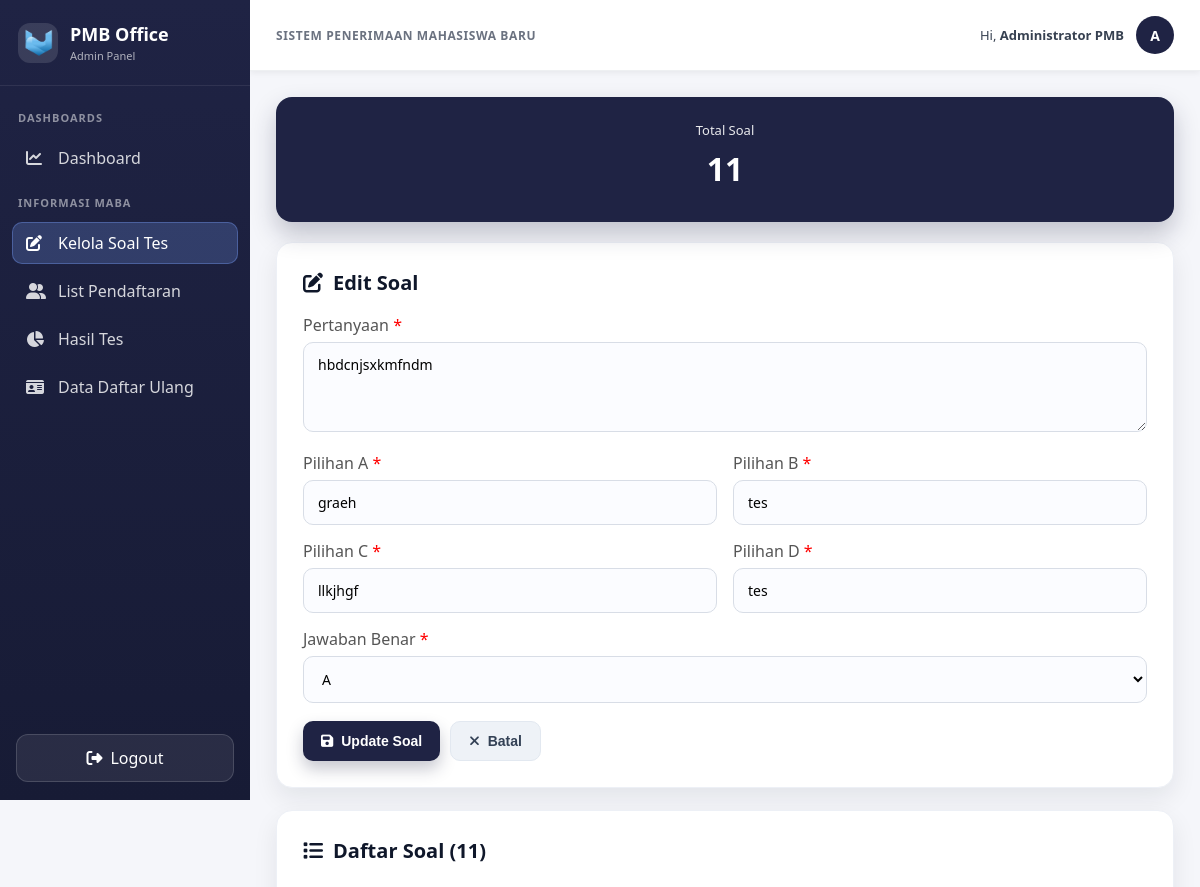
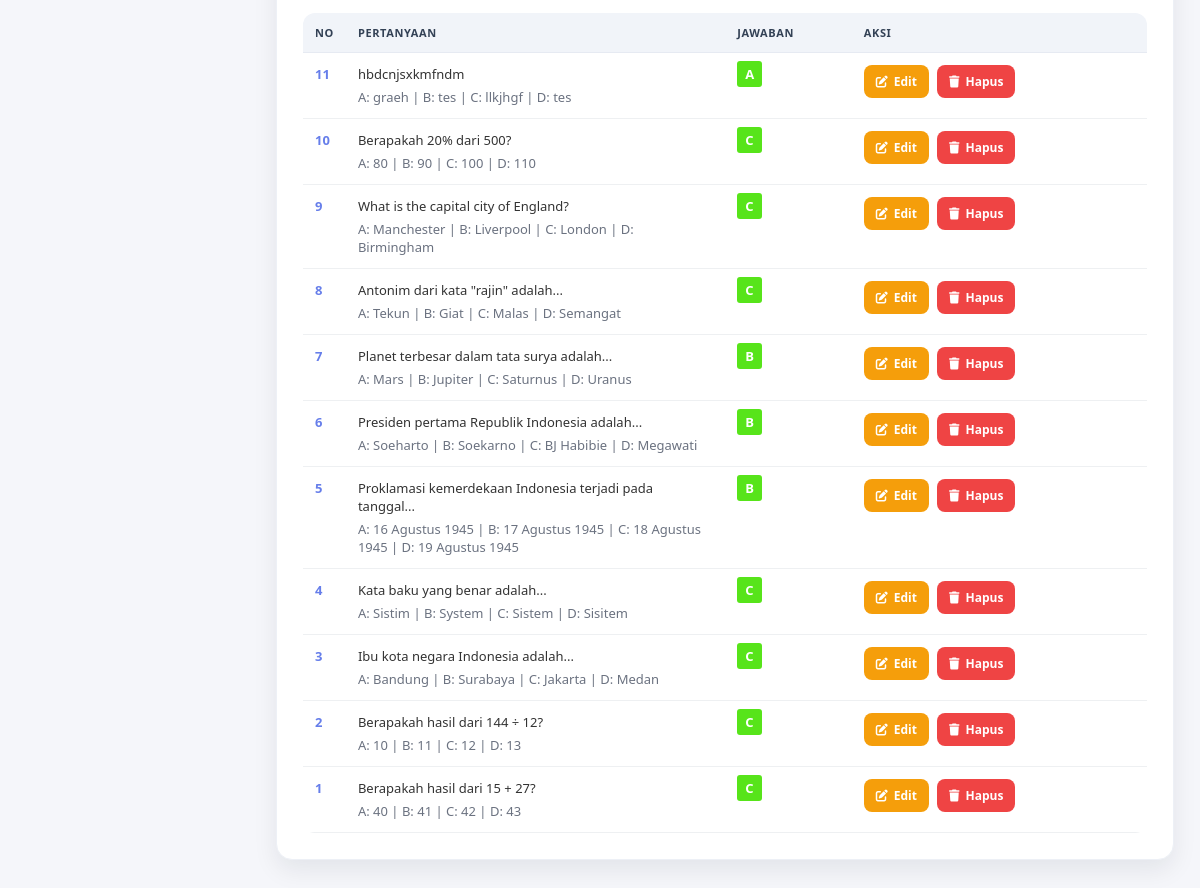
Screenshot of /admin/kelola_soal.php?edit=12 (signed in) with the database file from the repository (2 pictures, top to bottom).
### tables this page shows
CREATE TABLE `soal` (
  `id_soal` int(11) NOT NULL,
  `pertanyaan` text NOT NULL,
  `pilihan_a` varchar(255) NOT NULL,
  `pilihan_b` varchar(255) NOT NULL,
  `pilihan_c` varchar(255) NOT NULL,
  `pilihan_d` varchar(255) NOT NULL,
  `jawaban_benar` enum('A','B','C','D') NOT NULL,
  `created_at` timestamp NOT NULL DEFAULT current_timestamp()
);

### admin/kelola_soal.php (the view, shortened to what this page needs)
<?php
include '../config.php';
$edit_soal = null;
if (isset($_GET['edit'])) {
    $id = mysqli_real_escape_string($conn, $_GET['edit']);
    $query = "SELECT * FROM soal WHERE id_soal = '$id'";
    $result = mysqli_query($conn, $query);
    $edit_soal = mysqli_fetch_assoc($result);
}
$query = "SELECT * FROM soal ORDER BY id_soal DESC";
$result = mysqli_query($conn, $query);
$soal_list = mysqli_fetch_all($result, MYSQLI_ASSOC);
?>
<!DOCTYPE html>
<html lang="id">
<head>
    <link rel="stylesheet" href="https://cdnjs.cloudflare.com/ajax/libs/font-awesome/6.5.1/css/all.min.css">
</head>
<body>
    <div class="wrapper">
        <aside class="sidebar">
            <div class="sidebar-header">
                <div class="brand-icon"><img src="../assets/logo.png" alt="Logo PMB" style="width: 100%; height: 100%; object-fit: contain;"></div>
                <div>
                    <h2>PMB Office</h2>
                    <p>Admin Panel</p>
                </div>
            </div>
            <nav class="sidebar-menu">
                <div class="menu-section-title">Dashboards</div>
                <a class="menu-item" href="dashboard.php">
                    <i class="fa-solid fa-chart-line"></i> Dashboard
                </a>
                <div class="menu-section-title">Informasi Maba</div>
                <a class="menu-item active" href="kelola_soal.php">
                    <i class="fa-solid fa-pen-to-square"></i> Kelola Soal Tes
                </a>
                <a class="menu-item" href="list_pendaftar.php">
                    <i class="fa-solid fa-user-group"></i> List Pendaftaran
                </a>
                <a class="menu-item" href="hasil_test.php">
                    <i class="fa-solid fa-chart-pie"></i> Hasil Tes
                </a>
                <a class="menu-item" href="daftar_ulang.php">
                    <i class="fa-solid fa-id-card"></i> Data Daftar Ulang
                </a>
            </nav>
            <a href="logout.php" class="logout-btn"><i class="fa-solid fa-right-from-bracket"></i> Logout</a>
        </aside>
        <main class="main">
            <header class="topbar">
                <div class="topbar-title">Sistem Penerimaan Mahasiswa Baru</div>
                <div class="topbar-user">
                    <div class="user-greet">Hi, <strong><?= $_SESSION['admin_name'] ?? 'Admin'; ?></strong></div>
                    <div class="user-avatar"><?= strtoupper(substr($_SESSION['admin_name'] ?? 'A', 0, 1)) ?></div>
                </div>
            </header>
            <section class="content">
                <div class="container">
        <div class="stats">
            <div class="stat-card">
                <div class="label">Total Soal</div>
                <div class="number"><?php echo count($soal_list); ?></div>
            </div>
        </div>
        <div class="card">
            <h2>
                <i class="fas fa-<?php echo $edit_soal ? 'edit' : 'plus-circle'; ?>"></i>
                <?php echo $edit_soal ? 'Edit Soal' : 'Tambah Soal Baru'; ?>
            </h2>
            <form method="POST">
                <div class="form-group">
                    <label for="pertanyaan">Pertanyaan <span style="color: red;">*</span></label>
                    <textarea name="pertanyaan" id="pertanyaan" required><?php echo $edit_soal ? htmlspecialchars($edit_soal['pertanyaan']) : ''; ?></textarea>
                </div>
                <div class="form-row">
                    <div class="form-group">
                        <label for="pilihan_a">Pilihan A <span style="color: red;">*</span></label>
                        <input type="text" name="pilihan_a" id="pilihan_a" value="<?php echo $edit_soal ? htmlspecialchars($edit_soal['pilihan_a']) : ''; ?>" required>
                    </div>
                    <div class="form-group">
                        <label for="pilihan_b">Pilihan B <span style="color: red;">*</span></label>
                        <input type="text" name="pilihan_b" id="pilihan_b" value="<?php echo $edit_soal ? htmlspecialchars($edit_soal['pilihan_b']) : ''; ?>" required>
                    </div>
                </div>
                <div class="form-row">
                    <div class="form-group">
                        <label for="pilihan_c">Pilihan C <span style="color: red;">*</span></label>
                        <input type="text" name="pilihan_c" id="pilihan_c" value="<?php echo $edit_soal ? htmlspecialchars($edit_soal['pilihan_c']) : ''; ?>" required>
                    </div>
                    <div class="form-group">
                        <label for="pilihan_d">Pilihan D <span style="color: red;">*</span></label>
                        <input type="text" name="pilihan_d" id="pilihan_d" value="<?php echo $edit_soal ? htmlspecialchars($edit_soal['pilihan_d']) : ''; ?>" required>
                    </div>
                </div>
                <div class="form-group">
                    <label for="jawaban_benar">Jawaban Benar <span style="color: red;">*</span></label>
                    <select name="jawaban_benar" id="jawaban_benar" required>
                        <option value="A" <?php echo $edit_soal && $edit_soal['jawaban_benar'] == 'A' ? 'selected' : ''; ?>>A</option>
                    </select>
                </div>
                <div class="button-group">
                    <button type="submit" class="btn-primary">
                        <i class="fas fa-<?php echo $edit_soal ? 'save' : 'plus'; ?>"></i>
                        <?php echo $edit_soal ? 'Update Soal' : 'Tambah Soal'; ?>
                    </button>
                    <?php if ($edit_soal): ?>
                        <a href="kelola_soal.php" style="text-decoration: none;">
                            <button type="button" class="btn-secondary">
                                <i class="fas fa-times"></i> Batal
                            </button>
                        </a>
                    <?php endif; ?>
                </div>
            </form>
        </div>
        <div class="card">
            <h2><i class="fas fa-list"></i> Daftar Soal (<?php echo count($soal_list); ?>)</h2>
            <?php if (empty($soal_list)): ?>
                <div class="no-data">
                    <i class="fas fa-inbox" style="font-size: 48px; color: #ccc; margin-bottom: 10px;"></i>
                    <p>Belum ada soal. Silakan tambah soal baru!</p>
                </div>
            <?php else: ?>
                <div class="table-responsive">
                    <table>
                        <thead>
                            <tr>
                                <th style="width: 5%;">No</th>
                                <th style="width: 45%;">Pertanyaan</th>
                                <th style="width: 15%;">Jawaban</th>
                                <th style="width: 35%;">Aksi</th>
                            </tr>
                        </thead>
                        <tbody>
                            <?php foreach ($soal_list as $index => $soal): ?>
                                <tr>
                                    <td class="soal-number"><?php echo count($soal_list) - $index; ?></td>
                                    <td>
                                        <div style="font-weight: 500; margin-bottom: 5px;">
                                            <?php echo htmlspecialchars(substr($soal['pertanyaan'], 0, 60)) . (strlen($soal['pertanyaan']) > 60 ? '...' : ''); ?>
                                        </div>
                                        <div class="soal-info">
                                            A: <?php echo htmlspecialchars(substr($soal['pilihan_a'], 0, 30)); ?> |
                                            B: <?php echo htmlspecialchars(substr($soal['pilihan_b'], 0, 30)); ?> |
                                            C: <?php echo htmlspecialchars(substr($soal['pilihan_c'], 0, 30)); ?> |
                                            D: <?php echo htmlspecialchars(substr($soal['pilihan_d'], 0, 30)); ?>
                                        </div>
                                    </td>
                                    <td>
                                        <span style="background: #57e41a; color: white; padding: 4px 8px; border-radius: 3px; font-weight: 600;">
                                            <?php echo htmlspecialchars($soal['jawaban_benar']); ?>
                                        </span>
                                    </td>
                                    <td>
                                        <div class="action-buttons">
                                            <a href="?edit=<?php echo htmlspecialchars($soal['id_soal']); ?>" class="btn-action btn-edit">
                                                <i class="fas fa-edit"></i> Edit
                                            </a>
                                            <a href="?delete=<?php echo htmlspecialchars($soal['id_soal']); ?>" class="btn-action btn-hapus" onclick="return confirm('Yakin ingin menghapus soal ini?')">
                                                <i class="fas fa-trash"></i> Hapus
                                            </a>
                                        </div>
                                    </td>
                                </tr>
                            <?php endforeach; ?>
                        </tbody>
                    </table>
                </div>
            <?php endif; ?>
        </div>
                </div>
            </section>
        </main>
    </div>
</body>
</html>

### rows the page displays
soal: pertanyaan "hbdcnjsxkmfndm", pilihan_a "graeh", pilihan_b "tes", pilihan_c "llkjhgf", pilihan_d "tes", jawaban_benar "A", count($soal_list) - $index "11"
soal: count($soal_list) - $index "10", pertanyaan "Berapakah 20% dari 500?", pilihan_a "80", pilihan_b "90", pilihan_c "100", pilihan_d "110", jawaban_benar "C"
soal: count($soal_list) - $index "9", pertanyaan "What is the capital city of England?", pilihan_a "Manchester", pilihan_b "Liverpool", pilihan_c "London", pilihan_d "Birmingham", jawaban_benar "C"
soal: count($soal_list) - $index "8", pertanyaan "Antonim dari kata \"rajin\" adalah...", pilihan_a "Tekun", pilihan_b "Giat", pilihan_c "Malas", pilihan_d "Semangat", jawaban_benar "C"
soal: count($soal_list) - $index "7", pertanyaan "Planet terbesar dalam tata surya adalah...", pilihan_a "Mars", pilihan_b "Jupiter", pilihan_c "Saturnus", pilihan_d "Uranus", jawaban_benar "B"
soal: count($soal_list) - $index "6", pertanyaan "Presiden pertama Republik Indonesia adalah...", pilihan_a "Soeharto", pilihan_b "Soekarno", pilihan_c "BJ Habibie", pilihan_d "Megawati", jawaban_benar "B"
soal: count($soal_list) - $index "5", pertanyaan "Proklamasi kemerdekaan Indonesia terjadi pada tanggal...", pilihan_a "16 Agustus 1945", pilihan_b "17 Agustus 1945", pilihan_c "18 Agustus 1945", pilihan_d "19 Agustus 1945", jawaban_benar "B"
soal: count($soal_list) - $index "4", pertanyaan "Kata baku yang benar adalah...", pilihan_a "Sistim", pilihan_b "System", pilihan_c "Sistem", pilihan_d "Sisitem", jawaban_benar "C"
soal: count($soal_list) - $index "3", pertanyaan "Ibu kota negara Indonesia adalah...", pilihan_a "Bandung", pilihan_b "Surabaya", pilihan_c "Jakarta", pilihan_d "Medan", jawaban_benar "C"
soal: count($soal_list) - $index "2", pertanyaan "Berapakah hasil dari 144 ÷ 12?", pilihan_a "10", pilihan_b "11", pilihan_c "12", pilihan_d "13", jawaban_benar "C"
soal: count($soal_list) - $index "1", pertanyaan "Berapakah hasil dari 15 + 27?", pilihan_a "40", pilihan_b "41", pilihan_c "42", pilihan_d "43", jawaban_benar "C"

### other values shown
$_SESSION['admin_name'] "Administrator PMB"
substr($_SESSION['admin_name'] ?? 'A', 0, 1) "A"
count($soal_list) "11"
